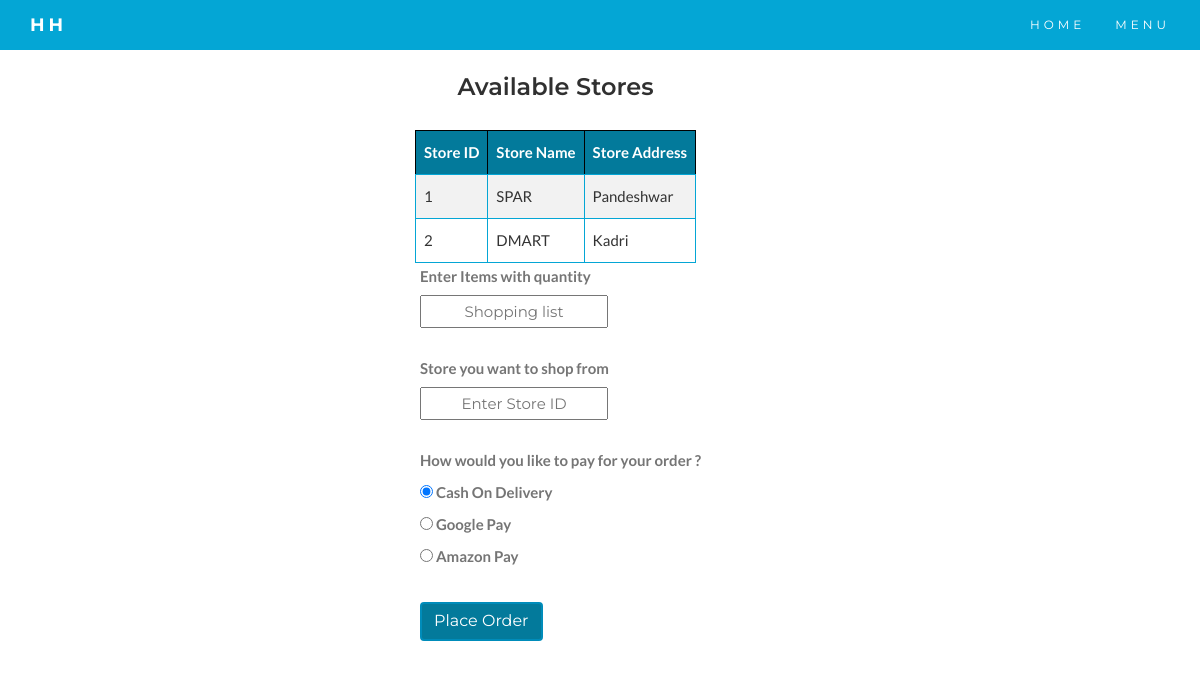
The app's page /customer_place_order, older data.
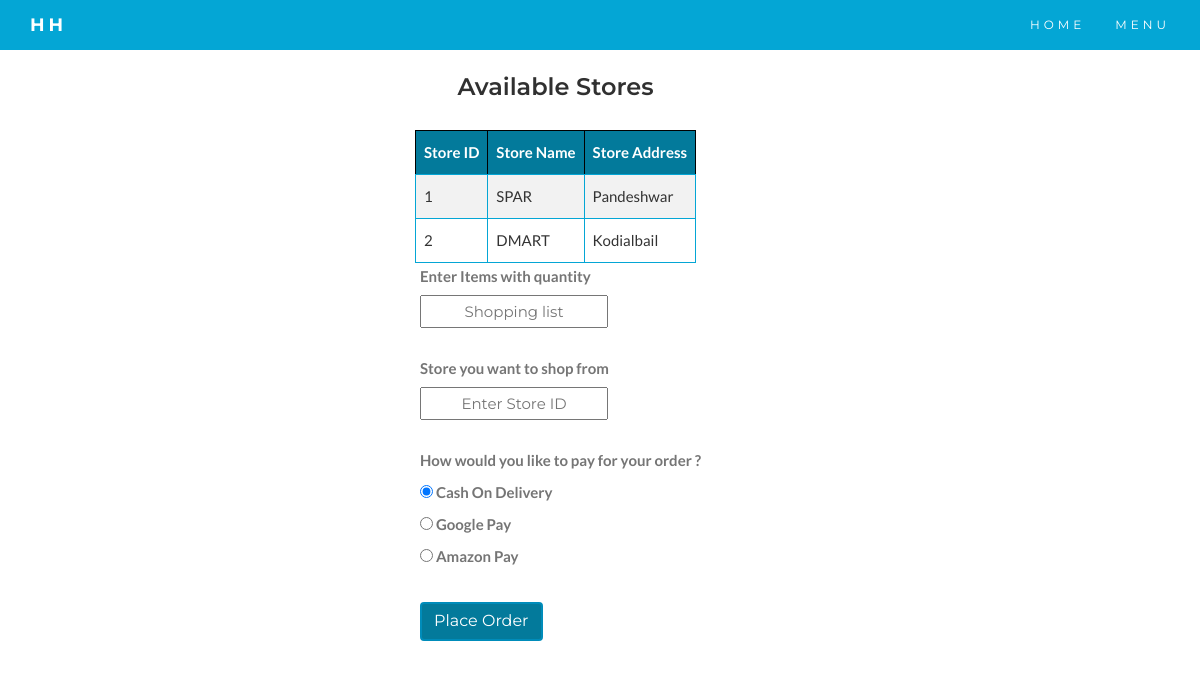
The same page, newer data.
### tables this page shows
CREATE TABLE STORE(
                        store_id INTEGER PRIMARY KEY,
                        store_name TEXT,
                        store_address TEXT,
                        store_phone TEXT
                    );

### main.py (the view)
@app.route('/customer_place_order')
def render_customer_place_order():
    with sql.connect('grocery.db') as conn:
        c = conn.cursor()
        store_query = c.execute("""SELECT * FROM STORE""").fetchall()
        return render_template("customer_place_order.html",store=store_query)

### templates/customer_place_order.html (shortened to what this page needs)
<!DOCTYPE html>
<html lang="en">
<head>
    <link rel="stylesheet" href="https://maxcdn.bootstrapcdn.com/bootstrap/3.4.1/css/bootstrap.min.css">
    <link rel="stylesheet" href="http://gc.kis.v2.scr.kaspersky-labs.com/E3E8934C-235A-4B0E-825A-35A08381A191/abn/main.css?attr=aHR0cDovLzEyNy4wLjAuMTo1MDAwL2luZGV4" />
    <link rel="stylesheet" href="https://cdnjs.cloudflare.com/ajax/libs/font-awesome/4.7.0/css/font-awesome.min.css">
</head>
<body>
<nav class="navbar navbar-default navbar-fixed-top">
    <div class="container">
      <div class="navbar-header">
        <a class="navbar-brand" href="/index"><strong> HH </strong></a>
      </div>
      <div class="collapse navbar-collapse" id="myNavbar">
        <ul class="nav navbar-nav navbar-right">
          <li><a href="/index">HOME</a></li>
          <li><a href="/customer_menu">MENU</a></li>
        </ul>
      </div>
    </div>
</nav>
<br><br>
<div class="col-md-offset-4 col-md-6 table-form"  >
<h2 style="text-align:center;">Available Stores</h2>
  <table style="border: 1px solid black; text-align: left;border-collapse: collapse;">
    <tr style="border: 1px solid black;">
        <th style="border: 1px solid black;">Store ID</th>
        <th style="border: 1px solid black;">Store Name</th>
        <th style="border: 1px solid black;">Store Address</th>
    </tr>
    {% for s in store %}
            <td style="border: 1px solid #04a6d5;">{{s[0]}}</td>
            <td style="border: 1px solid #04a6d5;">{{s[1]}}</td>
            <td style="border: 1px solid #04a6d5;">{{s[2]}}</td>
{% endfor %}
</table>
</div>
<br><br>
<div class="container menu-container">
  <div class="row">
      <div class="col-md-offset-4 col-md-6 menu-form" >
          <label><b>Enter Items with quantity</b></label>
          <form action='/customer_place_button' method="POST">
                <input class="w3-input w3-border" type="text" name="order" placeholder="Shopping list">
          <br><br>
          <label><b>Store you want to shop from</b></label><br>
                <input class="w3-input w3-border" type="text" name="id" placeholder="Enter Store ID">
          <br><br>
          <label><b>How would you like to pay for your order ?</b></label><br>
          <input type="radio" id="COD" name="payment"  checked="checked" value="Cash on Delivery">
          <label for="COD">Cash On Delivery</label> <br>
          <input type="radio" id="GPAY" name="payment" value="Google Pay" >
          <label for="GPAY">Google Pay</label><br>
          <input type="radio" id="APAY" name="payment" value=" Amazon Pay" >
          <label for="APAY">Amazon Pay</label><br><br>
          <button type="submit" value="Submit" class="btn" >Place Order </button>
          </form>
      </div>
  </div>
</div>
</body>
</html>

Row changes from the older to the newer data that the page shows:
changed STORE "DMART": store_address "Kadri" → "Kodialbail"
